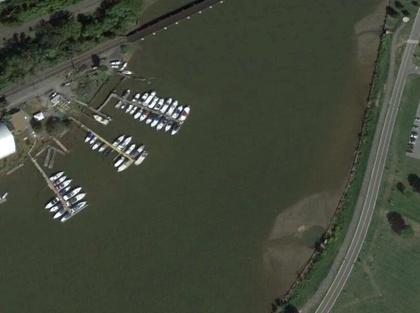
%> input picture 图像预处理/港口变换/00002.jpg, 420 x 313 px, shrunk from 817 x 608 before the run
$ octave --eval "result = Hough_Grd(rgb2gray(imread('00002.jpg')));"   (GNU Octave 9; MATLAB toolbox functions it lacks are replaced by stand-ins)
%> lines starting %> are read from the running program, lines starting %| are printed output that depends on the picture; in (x1, y1, x2, y2) boxes, pixels count from 0 and x2, y2 are one past the last pixel; in counts of white or black regions, pixels touching at a corner belong together; the program's own positions count from 1
 function [accum, axis_rho, axis_theta, varargout] = ...
        Hough_Grd(img, varargin)
    %Detect lines in a grayscale image
    %
    %  [accum, axis_rho, axis_theta, lineprm, lineseg, dbg_label] =
    %      Hough_Grd(img, grdthres, detsens)
    %  Hough transform for line detection based on image's gradient field.
    %  NOTE:    Operates on grayscale images, NOT B/W bitmaps.
    %           NO loops involved in the implementation of Hough transform,
    %               which makes the operation fast.
    %           Able to detect the two ends of line segments.
    %
    %  INPUT: (img, grdthres, detsens)
    %  img:         A 2-D grayscale image (NO B/W bitmap)
    %  grdthres:    (Optional, default is 8, must be non-negative)
    %               The algorithm is based on the gradient field of the
    %               input image. A thresholding on the gradient magnitude
    %               is performed before the voting process of the Hough
    %               transform to remove the 'uniform intensity' (sort-of)
    %               image background from the voting process. In other words,
    %               pixels with gradient magnitudes smaller than 'grdthres'
    %               are considered not belong to any line.
    %  detsens:     (Optional, default is 0.08)
    %               A value that controls the sensitivity of line detection.
    %               The range of the value is from 0 to 1, open ends.
    %               Although the physical meaning of this parameter is not
    %               obvious, it controls the algorithm in a fuzzy manner.
    %               The SMALLER the value is, the MORE features in the image
    %               will be considered as lines.
    %
    %  OUTPUT: [accum, axis_rho, axis_theta, lineprm, lineseg, dbg_label]
    %  accum:       The result accumulation array from the Hough transform.
    %               The horizontal dimension is 'theta' and the vertical
    %               dimension is 'rho'.
    %  axis_rho:    Vector that contains the 'rho' values for the rows in
    %               the accumulation array.
    %  axis_theta:  Vector that contains the 'theta' values for the columns
    %               in the accumulation array.
    %  lineprm:     (Optional)
    %               Parameters (rho, theta) of the lines detected. Is a N-by-2
    %               matrix with each row contains the parameters (rho, theta)
    %               for a line. The definitions of 'rho' and 'theta' are as
    %               the following:
    %               'rho' is the perpendicular distance from the line to the
    %               origin of the image. 'rho' can be negative since 'theta'
    %               is constrained to [0, pi]. The unit of 'rho' is in pixels.
    %               'theta' is the sweep angle from axis X (i.e. horizontal
    %               axis of the image) to the direction that is perpendicular
    %               to the line. The range of 'theta' is [0, pi].
    %  lineseg:     (Optional)
    %               Parameters (x1, x2, y1, y2) of line segments detected.
    %               Lines given by (rho, theta) are infinite lines. This
    %               function tries to detect line segments in the raw image
    %               and output them as 'lineseg', which is a Ns-by-4 matrix
    %               with each row contains the parameters (x1, x2, y1, y2)
    %               that defines the two ends of a line segment.
    %  dbg_label:   (Optional, for debug purpose)
    %               Labelled segmentation map from the search of peaks in
    %               the accumulation array
    %
    %
    %  BUG REPORT:
    %  This is an alpha version. Please send your bug reports, comments and
    %  suggestions to pengtao@glue.umd.edu . Thanks.

    %  Reserved for extension
    %  accumres:    (Optional, default is [4, 1], minimum is [2, 0.5])
    %               The desired resolutions in 'rho' and 'theta'. Is a
    %               2-element vector in following format:
    %               [resolution in 'rho' (pixels),
    %               resolution in 'theta' (degrees)]


    %%%%%%%% Arguments and parameters %%%%%%%%%%%%%%%%%%%%%%%%%%%%%%%%%%%

    % Validation of arguments
    if ~ismatrix(img) || ~isnumeric(img)
        error('Hough_Grd: ''img'' has to be 2 dimensional');
    end
    if ~all(size(img) >= 16)
        error('Hough_Grd: ''img'' has to be larger than 16-by-16');
    end


    % Parameters (default values)
    prm_grdthres = 8;
    prm_accumres = [4, 1];
    prm_detsens = 0.08;


    func_compu_lineprm = true;
    prm_fltraccum = true;


    % Validation of arguments
    vap_grdthres = 1;
    if nargin > vap_grdthres
        if isnumeric(varargin{vap_grdthres}) && ...
                varargin{vap_grdthres}(1) >= 0
            prm_grdthres = varargin{vap_grdthres}(1);
        else
            error(['Hough_Grd: ''grdthres'' has to be ', ...
                'a non-negative number']);
        end
    end
    % [14 lines of commented-out code are left out]
    vap_detsens = 2;
    if nargin > vap_detsens
        if isnumeric(varargin{vap_detsens}) && ...
                varargin{vap_detsens}(1) > 0 && varargin{vap_detsens}(1) < 1
            prm_detsens = varargin{vap_detsens};
        else
            error('Hough_Grd: ''detsens'' has to be in the range (0, 1)');
        end
    end


    func_compu_lineprm = ( nargout > 3 );


    % Size of the accumulation array
    imgsize = size(img);
%> imgsize = [313 420]
    coef_rhorng = [ -imgsize(2), sqrt(sum(imgsize.^2)) ];
%> coef_rhorng = [-420 523.8]
    coef_thetarng = [-pi/18, pi+pi/18];


    prm_accumsize = [ ...
        round( (coef_rhorng(2)-coef_rhorng(1)) * (2/prm_accumres(1)) ) , ...
        round( (coef_thetarng(2)-coef_thetarng(1)) * (180/pi) * ...
        (2/prm_accumres(2)) ) ];
%> prm_accumsize = [472 400]


    % Default filter for the accumulation array
    prm_acmfltr_R = 4;
    prm_acmfltr_w = [1 2 4 8];


    fltr4accum = ones(2 * prm_acmfltr_R - 1) * prm_acmfltr_w(1);
    for k = 2 : prm_acmfltr_R
        fltr4accum(k:(2*prm_acmfltr_R-k), k:(2*prm_acmfltr_R-k)) = ...
            prm_acmfltr_w(k);
    end
    fltr4accum = fltr4accum / sum(fltr4accum(:));


    % Parameters for the algorithm using repeated
    % thresholding and segmentation
    prm_lp_dthres = min([ 0.1, (0.1+prm_detsens)/2 ]);
    prm_lp_maxthres = 0.8;


    % Parameters for the algorithm using local maximum filter
    prm_useaoi = false;
    prm_aoiminsize = [8, 8];


    prm_fltrLM_R = 4;
    prm_fltrLM_s = 1.3;
    prm_fltrLM_r = ceil( prm_fltrLM_R * 0.6 );
    prm_fltrLM_npix = 6;


    % Reserved parameters
    dbg_on = false;      % debug information
    dbg_bfigno = 5;
    if nargout > 5,  dbg_on = true;  end


    %%%%%%%% Building accumulation array %%%%%%%%%%%%%%%%%%%%%%%%%%%%%%%%


    % Compute the gradient and the magnitude of gradient
    img = double(img);
    [grdx, grdy] = gradient(img);
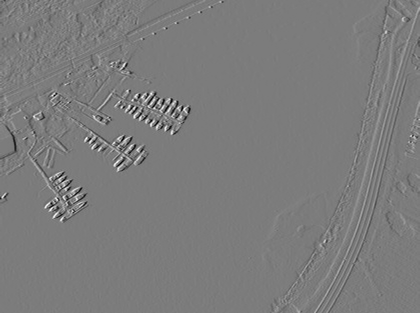
%> grdx: size 313x420 double; min -104.5, max 110, mean 0; drawn with min black and max white
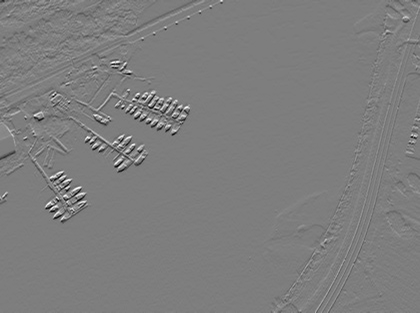
%> grdy: size 313x420 double; min -110, max 112.5, mean 0; drawn with min black and max white
    grdmag = sqrt(grdx.^2 + grdy.^2);
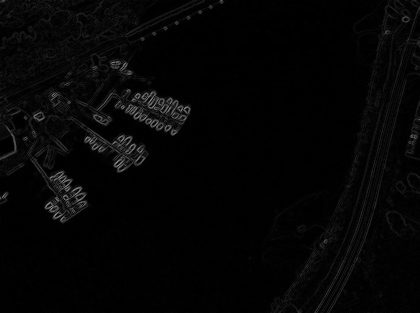
%> grdmag: size 313x420 double; min 0, max 147.8, mean 5.6


    % Clear the margins of the gradient field
    prm_grdfldmgn = 4;
    grdmag([1:prm_grdfldmgn, (end-prm_grdfldmgn+1):end], :) = 0;
%> grdmag: size 313x420 double; 2.38% of pixels changed, all inside (x1, y1, x2, y2) = (0, 0, 420, 313)
    grdmag(:, [1:prm_grdfldmgn, (end-prm_grdfldmgn+1):end]) = 0;
%> grdmag: size 313x420 double; min 0, max 147.8, mean 5.3


    % Get the linear indices, as well as the subscripts, of the pixels
    % whose gradient magnitudes are larger than the given threshold
    grdmasklin = find(grdmag > prm_grdthres);
%> grdmasklin = 21990 values from 1257 to 130126
    [grdmask_IdxI, grdmask_IdxJ] = ind2sub(imgsize, grdmasklin);


    % Compute (the line parameter) 'theta' for all voting pixels
    grdphs_vot = atan2( grdy(grdmasklin), grdx(grdmasklin) );


    % -- Regulate 'grdphs_vot' from [-pi, pi] to [0, pi]
    grdphs_vot = grdphs_vot + pi * (grdphs_vot < 0);


    % Compute the 'theta'-subscript (to the accumulation array)
    % for all voting pixels
    coef_subtheta = prm_accumsize(2) / ...
        (coef_thetarng(2) - coef_thetarng(1)) * (1 - 1e-6);
%> coef_subtheta = 114.6
    sub_theta = ceil( (grdphs_vot - coef_thetarng(1)) * coef_subtheta );


    % 'theta' vector for the accumulation array
    axis_theta = (coef_thetarng(1) + 0.5 / coef_subtheta) : ...
        (1 / coef_subtheta) : coef_thetarng(2);
%> axis_theta = 400 values from -0.17 to 3.31


    % Compute the 'rho' values for all voting pixels
    % rho = (J - 0.5) * cos(theta) + (I - 0.5) * sin(theta)
    rho_vot = (grdmask_IdxJ - 0.5) .* cos(grdphs_vot) + ...
        (grdmask_IdxI - 0.5) .* sin(grdphs_vot);


    % Compute the 'rho'-subscript (to the accumulation array)
    % for all voting pixels
    coef_subrho = prm_accumsize(1) / ...
        (coef_rhorng(2) - coef_rhorng(1)) * (1 - 1e-6);
%> coef_subrho = 0.5
    sub_rho = ceil( (rho_vot - coef_rhorng(1)) * coef_subrho );


    % 'rho' vector for the accumulation array
    axis_rho = (coef_rhorng(1) + 0.5 / coef_subrho) : ...
        (1 / coef_subrho) : coef_rhorng(2);
%> axis_rho = 472 values from -419 to 522.8


    % Build the accumulation array, using gradient magnitude as weight
    accum = accumarray( sub2ind(prm_accumsize, sub_rho, sub_theta), ...
        grdmag(grdmasklin) );
    accum = [ accum ; ...
        zeros(prm_accumsize(1) * prm_accumsize(2) - numel(accum), 1) ];
    accum = reshape( accum, prm_accumsize );
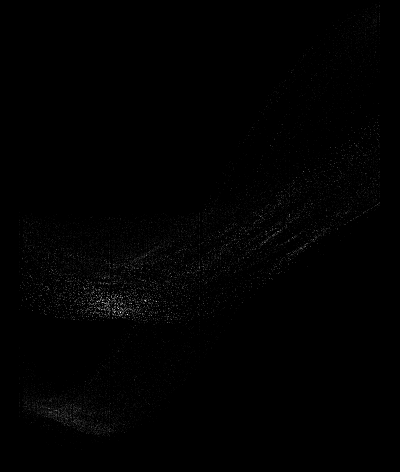
%> accum: size 472x400 double; min 0, max 474.7, mean 2.7; drawn with min black and max white


    %%%%%%%% Locating peaks in the accumulation array %%%%%%%%%%%%%%%%%%%


    % Stop if no need to estimate the parameters of the lines
    if ~func_compu_lineprm
        return;
    end


    % Smooth the accumulation array
    if prm_fltraccum
        accum = filter2( fltr4accum, accum );
    end


    % Find the maximum value in the accumulation array
    accum_max = max(accum(:));


    %------- Algorithm 1: Local maximum filter (begin) -------------
    % Build the local maximum filter
    fltr4LM = zeros(2 * prm_fltrLM_R + 1);


    [mesh4fLM_x, mesh4fLM_y] = meshgrid(-prm_fltrLM_R : prm_fltrLM_R);
    mesh4fLM_r = sqrt( mesh4fLM_x.^2 + mesh4fLM_y.^2 );
    fltr4LM_mask = ...
        ( mesh4fLM_r > prm_fltrLM_r & mesh4fLM_r <= prm_fltrLM_R );
    fltr4LM = fltr4LM - ...
        fltr4LM_mask * (prm_fltrLM_s / sum(fltr4LM_mask(:)));


    if prm_fltrLM_R >= 4
        fltr4LM_mask = ( mesh4fLM_r < (prm_fltrLM_r - 1) );
    else
        fltr4LM_mask = ( mesh4fLM_r < prm_fltrLM_r );
    end
    fltr4LM = fltr4LM + fltr4LM_mask / sum(fltr4LM_mask(:));


    % Select a number of Areas-Of-Interest from the accumulation array
    if prm_useaoi
        % Thresholding and segmentation
        accummask = ( accum > (accum_max * prm_detsens) );
        [accumlabel, accum_nRgn] = bwlabel( accummask, 8 );


        % Select AOIs from segmented regions
        accumAOI = ones(0,4);
        for k = 1 : accum_nRgn
            accumrgn_lin = find( accumlabel == k );
            [accumrgn_IdxI, accumrgn_IdxJ] = ...
                ind2sub( size(accumlabel), accumrgn_lin );
            rgn_top = min( accumrgn_IdxI );
            rgn_bottom = max( accumrgn_IdxI );
            rgn_left = min( accumrgn_IdxJ );
            rgn_right = max( accumrgn_IdxJ );
            % The AOIs selected must satisfy a minimum size
            if ( (rgn_bottom - rgn_top + 1) >= prm_aoiminsize(1) || ...
                    (rgn_right - rgn_left + 1) >= prm_aoiminsize(2) )
                accumAOI = [ accumAOI; ...
                    max([ 1, rgn_top - prm_fltrLM_R ]), ...
                    min([ size(accum,1), rgn_bottom + prm_fltrLM_R ]), ...
                    max([ 1, rgn_left - prm_fltrLM_R ]), ...
                    min([ size(accum,2), rgn_right + prm_fltrLM_R ]) ];
            end
        end
    else
        % Whole accumulation array as the one AOI
        accumAOI = [1, size(accum,1), 1, size(accum,2)];
    end


    % **** Debug code (begin)
    if dbg_on && prm_useaoi
        dbg_accumLM = zeros(size(accum));
    end
    % **** Debug code (end)


    % For each of the AOIs selected, locate the local maxima
    lineprm = zeros(0,2);
    for k = 1 : size(accumAOI, 1)
        aoi = accumAOI(k,:);    % just for referencing convenience


        % Apply the local maxima filter
        candLM = conv2( accum(aoi(1):aoi(2), aoi(3):aoi(4)) , ...
            fltr4LM , 'same' );


        % Thresholding of 'candLM' & 'accum'
        if prm_useaoi
            candLM_mask = ( candLM > (max(candLM(:))*prm_detsens) & ...
                accummask(aoi(1):aoi(2),aoi(3):aoi(4)) );
        else
            candLM_mask = ( candLM > (max(candLM(:))*prm_detsens) & ...
                accum(aoi(1):aoi(2),aoi(3):aoi(4)) > (accum_max*prm_detsens) );
        end


        % Clear the margins of 'candLM_mask'
        candLM_mask([1:prm_fltrLM_R, (end-prm_fltrLM_R+1):end], :) = 0;
        candLM_mask(:, [1:prm_fltrLM_R, (end-prm_fltrLM_R+1):end]) = 0;


        % **** Debug code (begin)
        if dbg_on && prm_useaoi
            dbg_accumLM(aoi(1):aoi(2), aoi(3):aoi(4)) = ...
                dbg_accumLM(aoi(1):aoi(2), aoi(3):aoi(4)) + candLM;
        end
        % **** Debug code (end)


        % Group the local maxima candidates by adjacency, compute the
        % centroid position for each group and take that as the center
        % of one circle detected
        [candLM_label, candLM_nRgn] = bwlabel( candLM_mask, 8 );


        for ilabel = 1 : candLM_nRgn
            % Indices (to current AOI) of the pixels in the group
            candgrp_masklin = find( candLM_label == ilabel );
            [candgrp_IdxI, candgrp_IdxJ] = ...
                ind2sub( size(candLM_label) , candgrp_masklin );


            % Indices (to 'accum') of the pixels in the group
            candgrp_IdxI = candgrp_IdxI + ( aoi(1) - 1 );
            candgrp_IdxJ = candgrp_IdxJ + ( aoi(3) - 1 );
            candgrp_idx2acm = ...
                sub2ind( size(accum) , candgrp_IdxI , candgrp_IdxJ );


            % Minimum number of qulified pixels in the group
            if sum(numel(candgrp_masklin)) < prm_fltrLM_npix
                continue;
            end


            % Compute the centroid position
            candgrp_acmsum = sum( accum(candgrp_idx2acm) );
            cc_rho = sum( candgrp_IdxI .* accum(candgrp_idx2acm) ) / ...
                candgrp_acmsum;
            cc_theta = sum( candgrp_IdxJ .* accum(candgrp_idx2acm) ) / ...
                candgrp_acmsum;
            lineprm = [lineprm; cc_rho, cc_theta];
        end
    end


    % **** Debug code (begin)
    if dbg_on
        figure(dbg_bfigno);
        if prm_useaoi
            imagesc(dbg_accumLM); axis xy;
        else
            imagesc(candLM); axis xy;
        end
    end
    % **** Debug code (end)
    %------- Algorithm 1: Local maximum filter (end) ---------------


    %------- Algo 2: Repeated thresholding & segmentation (begin) --
    %{
    % Locate the peaks (in pixel coordinates) in the accumulation array
    if dbg_on,
        [lineprm, dbg_label] = RecursSegment( accum , ...
            accum_max * [prm_detsens, prm_lp_dthres, prm_lp_maxthres] );
    else
        lineprm = RecursSegment( accum , ...
            accum_max * [prm_detsens, prm_lp_dthres, prm_lp_maxthres] );
    end


    % **** Debug code (begin)
    if dbg_on,
        figure(dbg_bfigno);
        imagesc(dbg_label); axis xy; axis equal;
        hold on;
        plot(lineprm(:,2), lineprm(:,1), ...
            'w+', 'LineWidth', 2, 'MarkerSize', 6);
        hold off;
    end
    % **** Debug code (end)
    %}
    %------- Algo 2: Repeated thresholding & segmentation (end) ----


    % Convert 'lineprm' from pixel coordinates to (rho, theta)
    lineprm = [ (lineprm(:,1) - 0.5)/coef_subrho + coef_rhorng(1), ...
        (lineprm(:,2) - 0.5)/coef_subtheta + coef_thetarng(1) ];


    % Output 'lineprm'
    varargout{1} = lineprm;
    if nargout <= 4
        return;
    end


    %%%%%%%% Locating the line segments in the raw image %%%%%%%%%%%%%%%%


    % Parameters for locating the line segments
    prm_ls_tTol = [-pi/7.5, pi/7.5];
    prm_ls_pTol = [-3.5, 3.5];
    prm_ls_minlen = 10;


    % Locate the two ends for all lines detected
    rgnmask = false(imgsize);
    lineseg = zeros(0, 4);


    for k = 1 : size(lineprm, 1)
        % Compute the 'rho' values for all pixels voted,
        % assuming they contribute to the current line
        rho2_vot = (grdmask_IdxJ - 0.5) * cos( lineprm(k,2) ) + ...
            (grdmask_IdxI - 0.5) .* sin( lineprm(k,2) );


        % Find the pixels that belong to the line
        PixOnLn_votmask = ( grdphs_vot > (lineprm(k,2) + prm_ls_tTol(1)) & ...
            grdphs_vot < (lineprm(k,2) + prm_ls_tTol(2)) & ...
            rho2_vot > (lineprm(k,1) + prm_ls_pTol(1)) & ...
            rho2_vot < (lineprm(k,1) + prm_ls_pTol(2)) );


        PixOnLn_lin = grdmasklin( PixOnLn_votmask );
        if isempty(PixOnLn_lin)
            continue;
        end
        [PixOnLn_IdxI, PixOnLn_IdxJ] = ind2sub(imgsize, PixOnLn_lin);


        % Find the axis-aligned bounding box for these pixels
        bndbox = [ min(PixOnLn_IdxI), max(PixOnLn_IdxI), ...
            min(PixOnLn_IdxJ), max(PixOnLn_IdxJ) ];


        % Seperate the line segments by adjacencies
        rgnmask( bndbox(1):bndbox(2), bndbox(3):bndbox(4) ) = 0;
        rgnmask( PixOnLn_lin ) = 1;
        [rgnlabel, nrgn] = bwlabel( ...
            rgnmask(bndbox(1):bndbox(2), bndbox(3):bndbox(4)), 8 );


        for k_rgn = 1 : nrgn
            % Get the linear indices of pixels that belong to one segment
            seg_lin = find( rgnlabel == k_rgn );
            [seg_IdxI, seg_IdxJ] = ind2sub( size(rgnlabel), seg_lin );


            % Ignore if the line segment is too short
            segspan = [ min(seg_IdxI) + bndbox(1) - 1, ...
                max(seg_IdxI) + bndbox(1) - 1, ...
                min(seg_IdxJ) + bndbox(3) - 1, ...
                max(seg_IdxJ) + bndbox(3) - 1 ];
            if (segspan(2) - segspan(1) + 1) < prm_ls_minlen && ...
                    (segspan(4) - segspan(3) + 1) < prm_ls_minlen
                continue;
            end


            % Get the [x1 x2 y1 y2] structure for the line SEGMENT
            if lineprm(k,2) > pi/4 && lineprm(k,2) < 3*pi/4
                % ls_base_x = 0;
                ls_base_y = lineprm(k,1) / sin(lineprm(k,2));
                lineseg = [ lineseg; segspan(3) - 0.5, segspan(4) - 0.5, ...
                    ls_base_y - (segspan(3) - 0.5) / tan(lineprm(k,2)), ...
                    ls_base_y - (segspan(4) - 0.5) / tan(lineprm(k,2)) ];
            else
                % ls_base_y = 0;
                ls_base_x = lineprm(k,1) / cos(lineprm(k,2));
                lineseg = [ lineseg; ...
                    ls_base_x - (segspan(1) - 0.5) * tan(lineprm(k,2)), ...
                    ls_base_x - (segspan(2) - 0.5) * tan(lineprm(k,2)), ...
                    segspan(1) - 0.5, segspan(2) - 0.5 ];
            end
        end
    end


    % Output 'lineseg'
    varargout{2} = lineseg;
    if nargout > 5
        varargout{3} = dbg_label;
    end


    %%%%%%%%%%%%%%%%%%%%%%%%%%%%%%%%%%%%%%%%%%%%%%%%%%%%%%%%%%%%%%%%%%%%%
    %%%%%%%% Recursive thresholding and segmentation ********************

$ run again, on 图像预处理/港口变换/00003.jpg
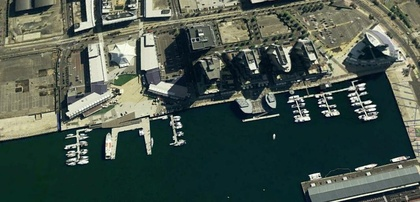
%> input picture 图像预处理/港口变换/00003.jpg, 420 x 202 px, shrunk from 1065 x 512 before the run
%> in Hough_Grd, `grdmag(:, [1:prm_grdfldmgn, (end-prm_grdfldmgn+1):end]) = 0;`:
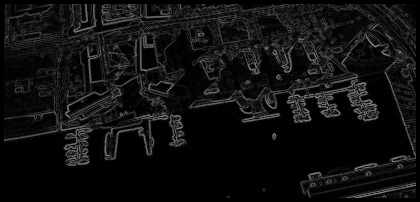
%> grdmag: size 202x420 double; min 0, max 153.9, mean 16.6
%> grdmasklin = 37627 values from 813 to 84028
%> in Hough_Grd, `accum = reshape( accum, prm_accumsize );`:
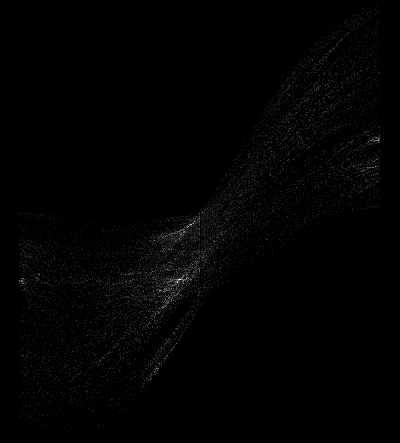
%> accum: size 443x400 double; min 0, max 759.5, mean 7.4; drawn with min black and max white

$ run again, on 图像预处理/港口变换/00004.jpg
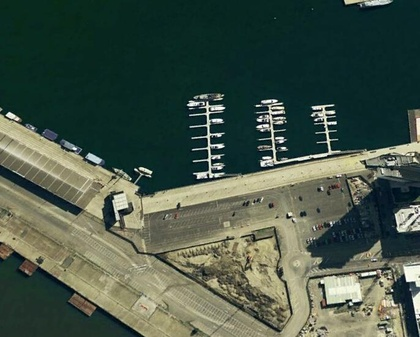
%> input picture 图像预处理/港口变换/00004.jpg, 420 x 337 px, shrunk from 686 x 550 before the run
%> in Hough_Grd, `grdmag(:, [1:prm_grdfldmgn, (end-prm_grdfldmgn+1):end]) = 0;`:
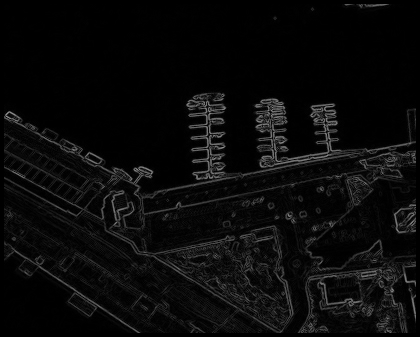
%> grdmag: size 337x420 double; min 0, max 146.2, mean 10.5
%> grdmasklin = 43896 values from 1462 to 140182
%> in Hough_Grd, `accum = reshape( accum, prm_accumsize );`:
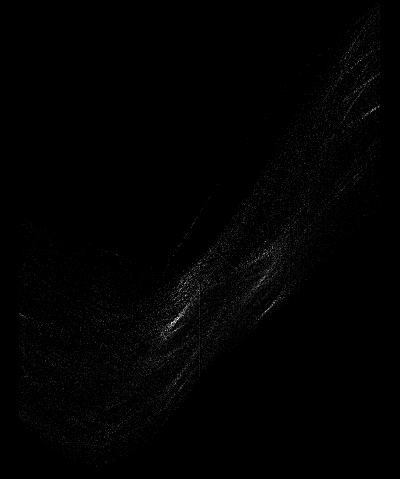
%> accum: size 479x400 double; min 0, max 883, mean 6.9; drawn with min black and max white

$ run again, on 图像预处理/港口变换/00008.jpg
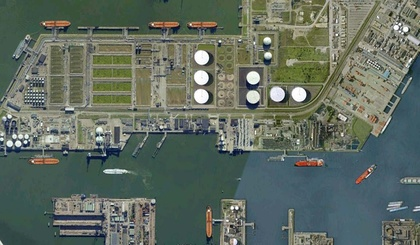
%> input picture 图像预处理/港口变换/00008.jpg, 420 x 245 px, shrunk from 1152 x 671 before the run
%> in Hough_Grd, `grdmag(:, [1:prm_grdfldmgn, (end-prm_grdfldmgn+1):end]) = 0;`:
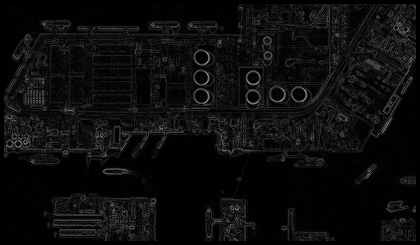
%> grdmag: size 245x420 double; min 0, max 160.6, mean 13
%> grdmasklin = 47286 values from 1073 to 101916
%> in Hough_Grd, `accum = reshape( accum, prm_accumsize );`:
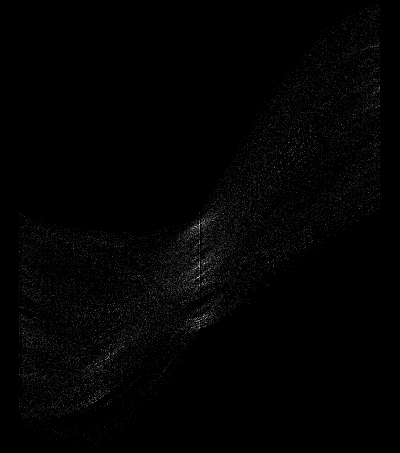
%> accum: size 453x400 double; min 0, max 584, mean 6.7; drawn with min black and max white
